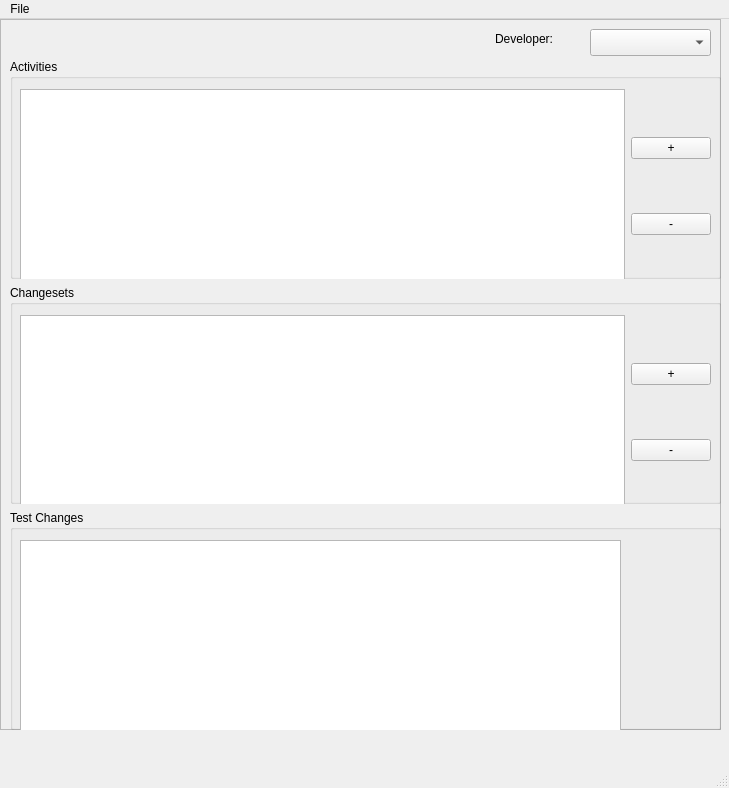
<?xml version="1.0" encoding="UTF-8"?>
<ui version="4.0">
 <class>MainWindow</class>
 <widget class="QMainWindow" name="MainWindow">
  <property name="geometry">
   <rect>
    <x>0</x>
    <y>0</y>
    <width>729</width>
    <height>788</height>
   </rect>
  </property>
  <property name="windowTitle">
   <string>Code Tracker</string>
  </property>
  <widget class="QWidget" name="centralwidget">
   <widget class="QFrame" name="frame">
    <property name="geometry">
     <rect>
      <x>0</x>
      <y>0</y>
      <width>721</width>
      <height>711</height>
     </rect>
    </property>
    <property name="frameShape">
     <enum>QFrame::StyledPanel</enum>
    </property>
    <property name="frameShadow">
     <enum>QFrame::Raised</enum>
    </property>
    <widget class="QWidget" name="layoutWidget">
     <property name="geometry">
      <rect>
       <x>10</x>
       <y>40</y>
       <width>711</width>
       <height>671</height>
      </rect>
     </property>
     <layout class="QVBoxLayout" name="verticalLayout_3">
      <item>
       <widget class="QGroupBox" name="activitiesGroupBox">
        <property name="title">
         <string>Activities</string>
        </property>
        <widget class="QWidget" name="layoutWidget">
         <property name="geometry">
          <rect>
           <x>10</x>
           <y>30</y>
           <width>691</width>
           <height>194</height>
          </rect>
         </property>
         <layout class="QHBoxLayout" name="horizontalLayout_2">
          <item>
           <widget class="QTreeView" name="activitiesTable"/>
          </item>
          <item>
           <layout class="QVBoxLayout" name="verticalLayout_5">
            <item>
             <widget class="QPushButton" name="addActivityButton">
              <property name="text">
               <string>+</string>
              </property>
             </widget>
            </item>
            <item>
             <widget class="QPushButton" name="delActivityButton">
              <property name="text">
               <string>-</string>
              </property>
             </widget>
            </item>
           </layout>
          </item>
         </layout>
        </widget>
        <zorder>layoutWidget</zorder>
        <zorder>changesetsGroupBox</zorder>
       </widget>
      </item>
      <item>
       <widget class="QGroupBox" name="changesetsGroupBox">
        <property name="title">
         <string>Changesets</string>
        </property>
        <widget class="QWidget" name="layoutWidget">
         <property name="geometry">
          <rect>
           <x>10</x>
           <y>30</y>
           <width>691</width>
           <height>194</height>
          </rect>
         </property>
         <layout class="QHBoxLayout" name="horizontalLayout_3">
          <item>
           <widget class="QTreeView" name="changesetsTable"/>
          </item>
          <item>
           <layout class="QVBoxLayout" name="verticalLayout_6">
            <item>
             <widget class="QPushButton" name="addChangesetButton">
              <property name="text">
               <string>+</string>
              </property>
             </widget>
            </item>
            <item>
             <widget class="QPushButton" name="delChangesetButton">
              <property name="text">
               <string>-</string>
              </property>
             </widget>
            </item>
           </layout>
          </item>
         </layout>
        </widget>
       </widget>
      </item>
      <item>
       <widget class="QGroupBox" name="testChangesGroupBox">
        <property name="title">
         <string>Test Changes</string>
        </property>
        <widget class="QTreeView" name="testChangesTable">
         <property name="geometry">
          <rect>
           <x>10</x>
           <y>30</y>
           <width>601</width>
           <height>192</height>
          </rect>
         </property>
        </widget>
       </widget>
      </item>
     </layout>
    </widget>
    <widget class="QComboBox" name="devComboBox">
     <property name="geometry">
      <rect>
       <x>590</x>
       <y>10</y>
       <width>121</width>
       <height>27</height>
      </rect>
     </property>
    </widget>
    <widget class="QLabel" name="devLabel">
     <property name="geometry">
      <rect>
       <x>495</x>
       <y>10</y>
       <width>81</width>
       <height>20</height>
      </rect>
     </property>
     <property name="text">
      <string>Developer:</string>
     </property>
    </widget>
   </widget>
  </widget>
  <widget class="QMenuBar" name="menubar">
   <property name="geometry">
    <rect>
     <x>0</x>
     <y>0</y>
     <width>729</width>
     <height>25</height>
    </rect>
   </property>
   <widget class="QMenu" name="menuRefresh">
    <property name="title">
     <string>File</string>
    </property>
    <addaction name="actionRefresh"/>
    <addaction name="separator"/>
    <addaction name="actionQuit"/>
   </widget>
   <addaction name="menuRefresh"/>
  </widget>
  <widget class="QStatusBar" name="statusbar"/>
  <action name="actionRefresh">
   <property name="text">
    <string>Refresh</string>
   </property>
  </action>
  <action name="actionQuit">
   <property name="text">
    <string>Quit</string>
   </property>
  </action>
 </widget>
 <resources/>
 <connections/>
</ui>
